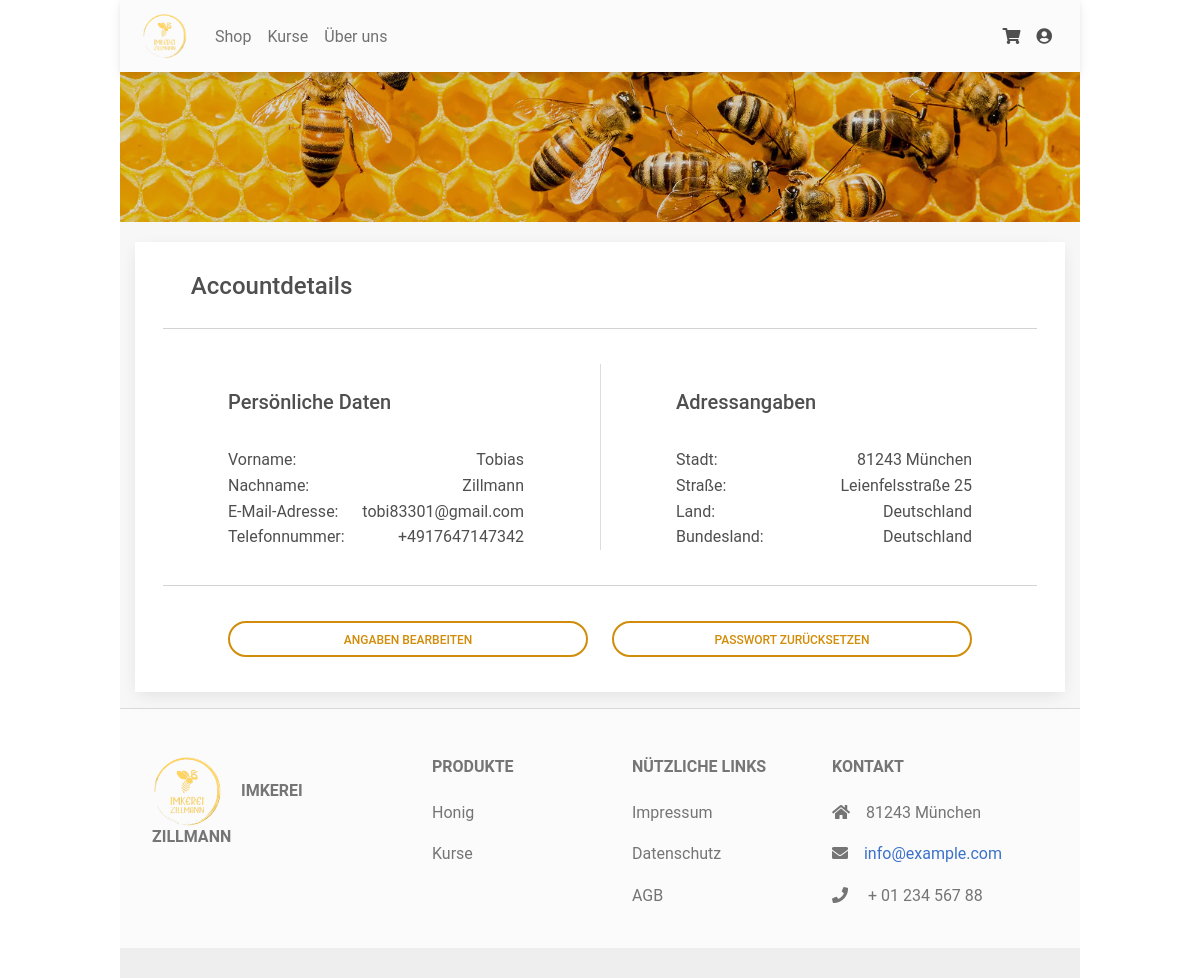
The page /profile (signed in) on the database its author committed.
### tables this page shows
CREATE TABLE customer (
          customer_id INTEGER PRIMARY KEY,
          firstname VARCHAR(255),
          lastname VARCHAR(255),
          email_address VARCHAR(255) UNIQUE,
          password VARCHAR(255),
          phone_number VARCHAR(255),
          default_address_id INTEGER,
          FOREIGN KEY(default_address_id) REFERENCES address(address_id)
        );

CREATE TABLE address (
          address_id INTEGER PRIMARY KEY,
          street VARCHAR(255),
          house_number INTEGER,
          postal_code INTEGER,
          city VARCHAR(255),
          country VARCHAR(255),
          state VARCHAR(255)
        );

### app.py (the view)
@app.route('/profile')
@login_required
def profile():
    user = get_customer_by_id(session['user_id'])
    address = get_address_by_id(user.default_address_id)
    return render_template("pages/profile.html", user=user, address=address)

### app.py (called while the page is built)
@login_manager.user_loader
def load_user(customer_id):
    return get_customer_by_id(customer_id)  # get this data from database

### database/_address.py (called while the page is built)
def get_address_by_id(address_id):
    cur.execute(f"""
        SELECT *
        FROM address
        WHERE address_id="{address_id}";
    """)
    addresses = []
    for row in cur:
        addresses.append(dict(zip([c[0] for c in cur.description], row)))
    if len(addresses) == 0:
        return None
    return addresses[0]

### database/_customer.py (called while the page is built)
def get_customer_by_id(customer_id):
    cur.execute(f"""
        SELECT *
        FROM customer
        WHERE customer_id="{customer_id}";
    """)
    customers = []
    for row in cur:
        customers.append(dict(zip([c[0] for c in cur.description], row)))
    if len(customers) == 0:
        return None
    c = customers[0]
    return User(c["customer_id"], c["firstname"], c["lastname"], c["email_address"],
                c["password"], c["phone_number"], c["default_address_id"])

### templates/pages/profile.html (shortened to what this page needs)
{% extends "layout.html" %}
{% block body %}
<div style="margin: 0px">
    <div class="page-container">
        <div class="row">
            <div class="col-md">
                <div class="card" style="margin-top: 20px; border-radius: 0">
                    <h4 style="padding-top: 30px; padding-left: 6%; padding-bottom: 20px">Accountdetails</h4>
                    <hr style="margin: 0% 3%" />
                    <br />
                    <div class="row" style="padding: 1% 10%">
                        <div class="col-lg-5">
                            <br />
                            <h5>Persönliche Daten</h5>
                            <br />
                            <div class="row">
                                <div class="col-6">Vorname: </div>
                                <div class="col-6 d-flex justify-content-end" id="field_vorname">
                                    {{ user.firstname }}
                                </div>
                            </div>
                            <div class="row">
                                <div class="col-6">Nachname: </div>
                                <div class="col-6 d-flex justify-content-end" id="field_nachname">
                                    {{ user.lastname }}
                                </div>
                            </div>
                            <div class="row">
                                <div class="col-6">E-Mail-Adresse: </div>
                                <div class="col-6 d-flex justify-content-end" id="field_email">
                                    {{ user.email_address }}
                                </div>
                            </div>
                            <div class="row">
                                <div class="col-6">Telefonnummer: </div>
                                <div class="col-6 d-flex justify-content-end" id="field_telnr">
                                    {{ user.phone_number }}
                                </div>
                            </div>
                        </div>
                        <div class="col-md-2 d-flex justify-content-center">
                        </div>
                        <div class="col-lg-5">
                            <br />
                            <h5>Adressangaben</h5>
                            <br />
                            <div class="row">
                                <div class="col-6">Stadt: </div>
                                <div class="col-6 d-flex justify-content-end" id="field_stadt">
                                    {{ address["postal_code"] }} {{ address["city"] }}
                                </div>
                            </div>
                            <div class="row">
                                <div class="col-6">Straße: </div>
                                <div class="col-6 d-flex justify-content-end" id="field_strasse">
                                    {{ address["street"] }} {{ address["house_number"] }}
                                </div>
                            </div>
                            <div class="row">
                                <div class="col-6">Land: </div>
                                <div class="col-6 d-flex justify-content-end" id="field_land">
                                    {{ address["country"] }}
                                </div>
                            </div>
                            <div class="row">
                                <div class="col-6">Bundesland: </div>
                                <div class="col-6 d-flex justify-content-end" id="field_bundesland">
                                    {{ address["state"] }}
                                </div>
                            </div>
                        </div>
                    </div>
                    <br />
                    <hr style="margin: 0% 3%" />
                    <br />
                    <div class="row" style="padding: 1% 10%">
                        <div class="col-lg-6">
                            <a class='btn btn-outline-primary btn-rounded custom-outlined-button'>Angaben bearbeiten</a>
                        </div>
                        <div class="col-lg-6">
                            <a class='btn btn-outline-primary btn-rounded custom-outlined-button'>Passwort zurücksetzen</a>
                            <br />
                        </div>
                    </div>
                </div>
            </div>
        </div>
    </div>
</div>
{% endblock %}

### static/mdb5-free-standard/css/styles.css (style rules this page uses)
.page-container { padding: 0 15px 0 15px }
.custom-outlined-button { display: block; border-color: #d18c09; color: #d18c09 }

### rows shown on the page
customer: firstname "Tobias", lastname "Zillmann", email_address "tobi83301@gmail.com", phone_number "+4917647147342"
address: postal_code "81243", city "München", street "Leienfelsstraße", house_number "25", country "Deutschland", state "Deutschland"
